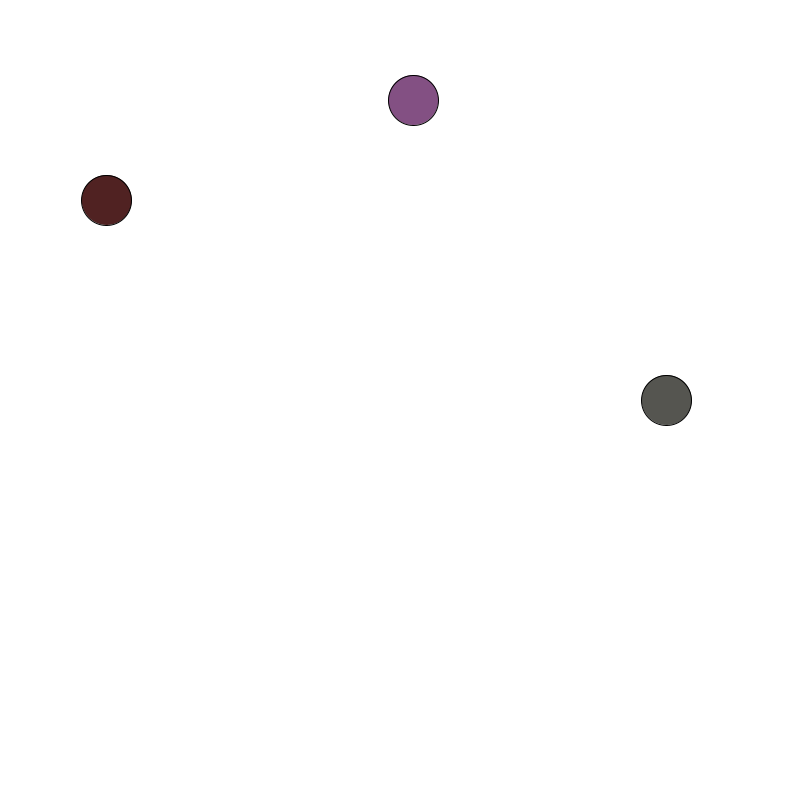
Frame 1 (no input)
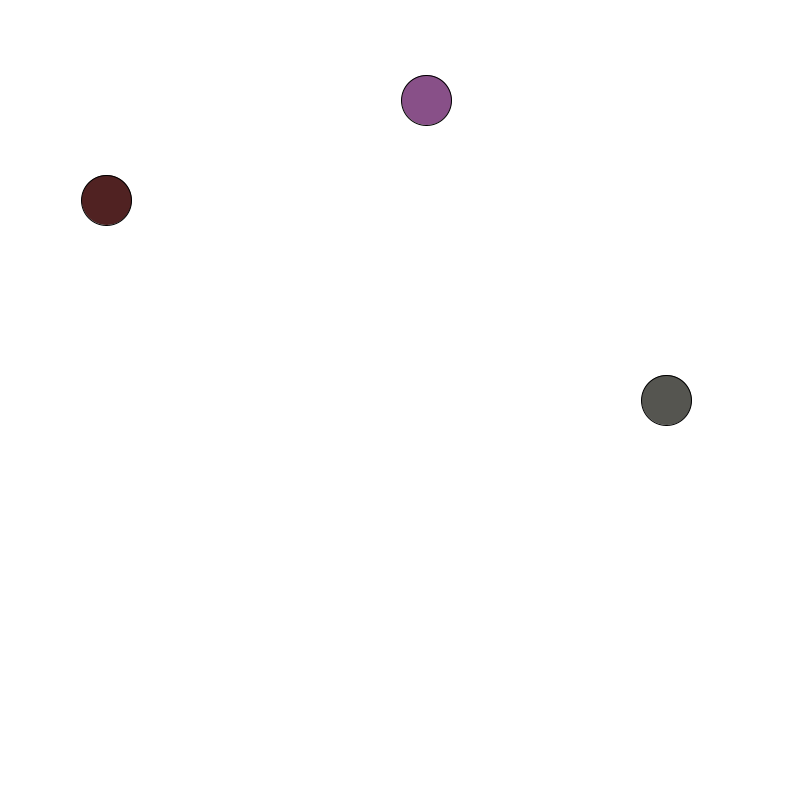
Frame 60 (the mouse pressed at the canvas centre just before this capture)
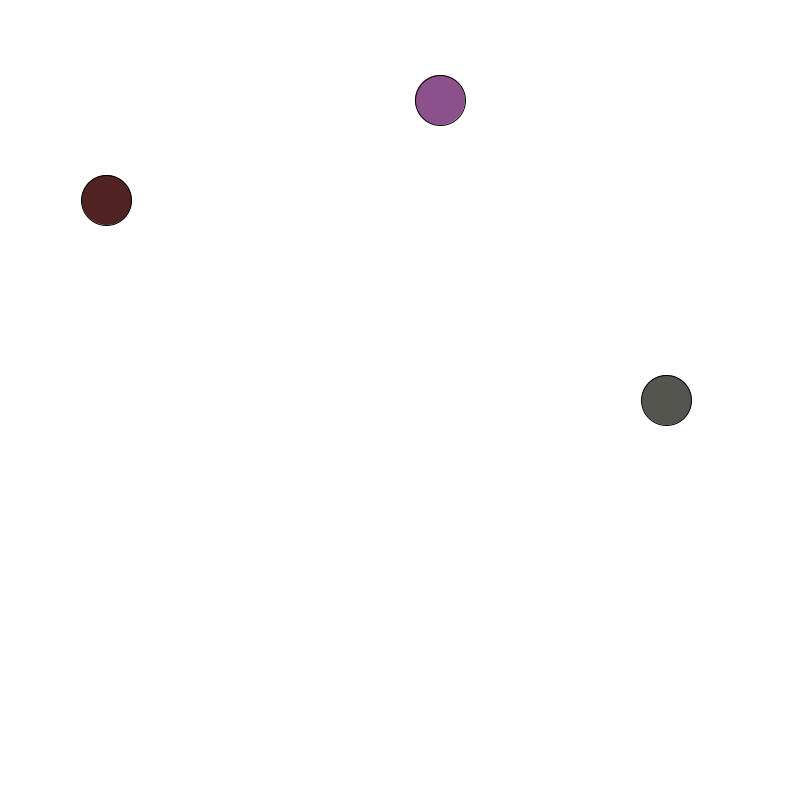
Frame 120 (the mouse held since frame 60 and released just before this capture)

The Processing sketch that drew these frames (run headless with seeded random() and noise(); from frame 60 on, the mouse is pressed at the canvas centre):

// Processing sketch: W4HW_Clock
// ── W4HW_Clock.pde
float secX;
float secY;
float minX;
float minY;
float hourX;
float hourY;
//float secXSpeed;
//float secYSpeed;
//float minXSpeed;
//float minYSpeed;
//float hourXSpeed;
//float hourYSpeed;

void setup() {
  size (800, 800);
  //secXSpeed= 1;
  //secYSpeed= 1;
}

void draw () {
  background(255);
  //if (secX>width-25 || secX<25) {
  //  secXSpeed *= -1;
  //}
  //if (secY>height-25 || secY<25) {
  //  secYSpeed *= -1;
  //}
  //if (minX>width-25 || minX<25) {
  //  minXSpeed *= -1;
  //}
  //if (minY>height-25 || minY<25) {
  //  minYSpeed *= -1;
  //}
  //if (hourX>width-25 || hourX<25) {
  //  hourXSpeed *= -1;
  //}
  //if (hourY>height-25 || hourY<25) {
  //  hourYSpeed *= -1;
  //}

  secX =  map(second(), 0, 60, 0, width);
  secY = map(second(), 0, 60, 0, height);
  minX =  map(minute(), 0, 60, 0, width);
  minY = map(minute(), 0, 60, 0, height);
  hourX =  map(hour(), 0, 24, 0, width);
  hourY = map(hour(), 0, 24, 0, height);
  //secX += secXSpeed;
  //secY += secYSpeed;
  //minX += minXSpeed;
  //minY += minYSpeed;
  //hourX += hourXSpeed;
  //hourY += hourYSpeed;
  fill(map(second(),0,60,0,255),80,map(second(),0,60,0,255));
  ellipse(secX, 100, 50, 50);
  fill(80,map(minute(),0,60,0,255),map(minute(),0,60,0,255));
  ellipse(minX, 200, 50,50);
  fill(map(hour(),0,60,0,255),map(hour(),0,60,0,255),80);
  ellipse(hourX, 400, 50,50);
}
